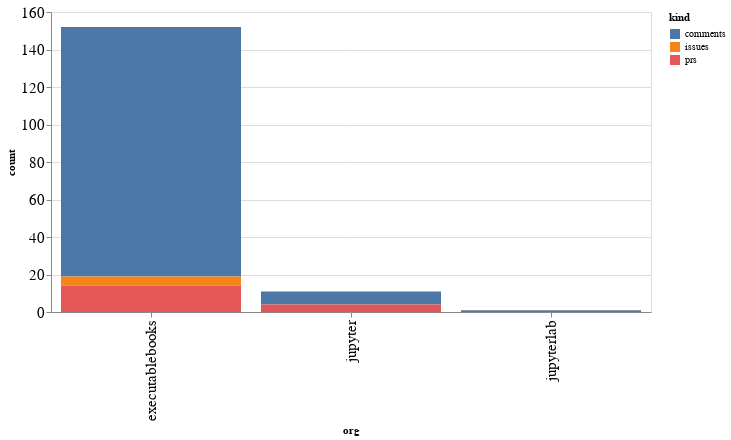

Notebook source saved alongside this figure:
### Code cell
alt.Chart(org_summaries, width=600).mark_bar().encode(
    x='org',
    y='count',
    color='kind',
    tooltip="org"
)

### Figure 1 — Vega-Lite specification as saved in the notebook (floating-point values rounded to 4 significant figures)
{"config": {"axisLeft": {"labelFontSize": 15}, "axisBottom": {"labelFontSize": 15}}, "data": {"name": "data-f07ec8cb2e59ccf592e5f077d38cf6ce"}, "mark": "bar", "encoding": {"color": {"type": "nominal", "field": "kind"}, "tooltip": {"type": "nominal", "field": "org"}, "x": {"type": "nominal", "field": "org"}, "y": {"type": "quantitative", "field": "count"}}, "width": 600, "$schema": "https://vega.github.io/schema/vega-lite/v4.8.1.json", "datasets": {"data-f07ec8cb2e59ccf592e5f077d38cf6ce": [{"org": "executablebooks", "kind": "comments", "count": 133}, {"org": "executablebooks", "kind": "issues", "count": 5}, {"org": "executablebooks", "kind": "prs", "count": 14}, {"org": "jupyter", "kind": "comments", "count": 7}, {"org": "jupyter", "kind": "prs", "count": 4}, {"org": "jupyterlab", "kind": "comments", "count": 1}]}}
